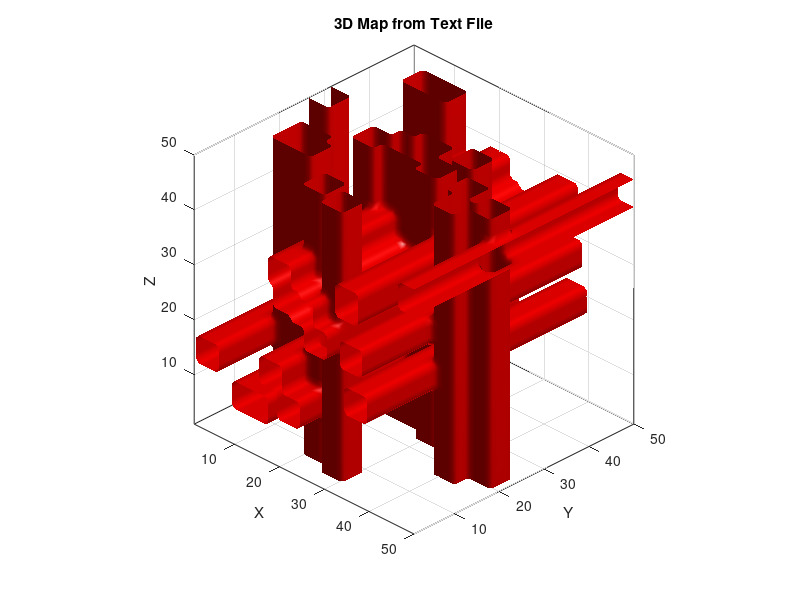
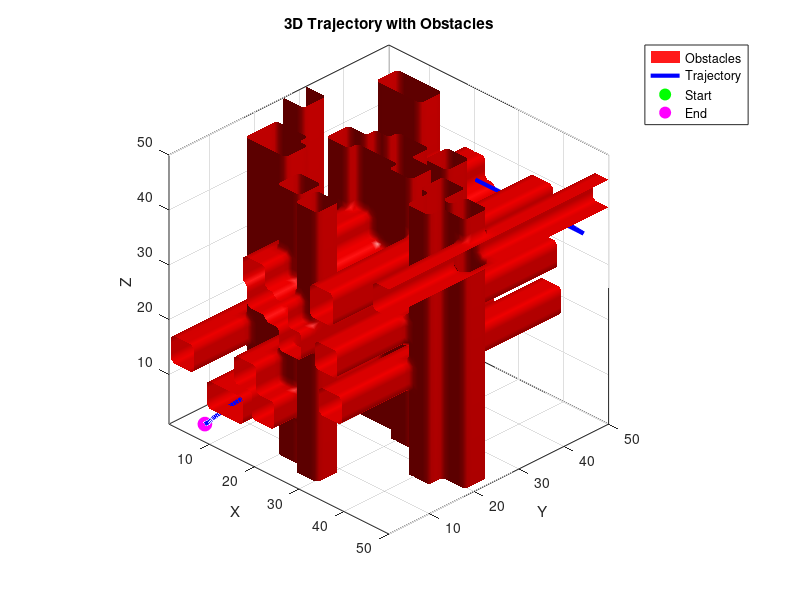

Recreate these plots in MATLAB, in order. (Note: this script raises an error after producing the figures.)
clear;
clc;
close all;
main_folder = "C:\Users\alvar\OneDrive\Desktop\My code\repositorios\TFM_Code\fast_marching-master\functions\Ver_Resultados";
files_folder = "C:\Users\alvar\OneDrive\Desktop\My code\repositorios\TFM_Code\fast_marching-master\functions\Archivos";
cd(files_folder)

%% Occupation map
%% Read and create 3D map from text file
cd(files_folder);
fileID = fopen('mapa3D.txt', 'r');
if fileID == -1
    error('Could not open Mapa3D.txt file');
end

% Read dimensions from first line
ancho = 50;
largo = 50;
altura = 50;

% Initialize 3D matrix
Wgr = zeros(ancho, largo, altura);

% Read data layer by layer for original 50x50x50 map
for k = 1:altura  
    % Read each row of the layer
    for i = 1:ancho
        line = fgetl(fileID);
        if ~ischar(line)
            error(['Error reading line ' num2str(i) ' of layer ' num2str(k)]);
        end
        values = str2num(line);
        longitud = length(values);
        if length(values) ~= (largo)
            error(['Incorrect number of values in line ' num2str(i) ' of layer ' num2str(k)]);
        end
        Wgr(i,:,k) = values;
    end

    empty_line = fgetl(fileID); % Skip empty line between layers
end

% Read data layer by layer
% for k = 1:altura  
%     % Read one line containing the whole layer
%     line = fgetl(fileID);
%     if ~ischar(line)
%         error(['Error reading layer ' num2str(k)]);
%     end
% 
%     % Convert string to array of numbers
%     values = str2num(line);
%     if length(values) ~= (largo*ancho)
%         error(['Incorrect number of values in layer ' num2str(k) ...
%                '. Expected ' num2str(largo*ancho) ' but got ' num2str(length(values))]);
%     end
% 
%     % Reshape the values into a 2D layer and store in Wgr
%     layer_values = reshape(values, [largo, ancho])';
%     Wgr(:,:,k) = layer_values;
% 
%     % Skip empty line between layers if present
%     %empty_line = fgetl(fileID);
% end
fclose(fileID);
cd(main_folder);

%% Create 3D visualization
figure;
Wgr_viz = permute(Wgr, [2 1 3]);  % Swap X and Y dimensions
% Create meshgrid for visualization with correct orientation
[y, x, z] = meshgrid(1:largo, 1:ancho, 1:altura);

% Plot obstacles (1s) in red
p1 = patch(isosurface(y, x, z, Wgr_viz, 0.5));
isonormals(y, x, z, Wgr_viz, p1);
set(p1, 'FaceColor', 'red', 'EdgeColor', 'none', 'FaceAlpha', 0.9);

% Configure visualization
axis tight;
box on;
grid on;
xlabel('X');  % Y axis is horizontal (columns)
ylabel('Y');  % X axis is depth (rows)
zlabel('Z');  % Z axis is height (layers)
title('3D Map from Text File');

% Set view to match coordinate system
view(45, 30);
camlight;
lighting gouraud;
daspect([1 1 1]);
%% Velocities Map


%% Trayectoria

% Read trajectory data
cd(files_folder);
fileID = fopen('trajectory3D.txt', 'r');
if fileID == -1
    error('Could not open trajectory file');
end

% Read dimensions from first line
dims = fscanf(fileID, '%d');  % Read num_points and dimensions
num_points = dims(1);

% Initialize trajectory array
trajectory = zeros(num_points, 3);

% Read trajectory points
for i = 1:num_points
    line = fgetl(fileID);
    if ischar(line)
        values = sscanf(line, '%f');
        if length(values) == 3
            trajectory(i,:) = values';
        end
    end
end
fclose(fileID);
cd(main_folder);
trajectory(1,1) = 10;

% Create trajectory visualization
figure;

Wgr_viz = permute(Wgr, [2 1 3]);  % Swap X and Y dimensions
% Create meshgrid for visualization with correct orientation
[y, x, z] = meshgrid(1:largo, 1:ancho, 1:altura);

% Plot obstacles (1s) in red
p1 = patch(isosurface(y, x, z, Wgr_viz, 0.5));
isonormals(y, x, z, Wgr_viz, p1);
set(p1, 'FaceColor', 'red', 'EdgeColor', 'none', 'FaceAlpha', 0.9);
set(p1, 'FaceColor', 'red', 'EdgeColor', 'none', 'FaceAlpha', 0.9);
hold on;

% Plot trajectory with thick red line
h_traj = plot3(trajectory(:,1), trajectory(:,2), trajectory(:,3), 'b-', 'LineWidth', 3);

% Add start and end points with distinctive markers
h_start = plot3(trajectory(1,1), trajectory(1,2), trajectory(1,3), 'go', ...
    'MarkerSize', 10, 'MarkerFaceColor', 'g');
h_end = plot3(trajectory(end,1), trajectory(end,2), trajectory(end,3), 'mo', ...
    'MarkerSize', 10, 'MarkerFaceColor', 'm');

% Configure visualization
axis tight;
box on;
grid on;
xlabel('X');
ylabel('Y');
zlabel('Z');
title('3D Trajectory with Obstacles');
legend([p1, h_traj, h_start, h_end], ...
       {'Obstacles', 'Trajectory', 'Start', 'End'}, ...
       'Location', 'northeastoutside');

% Set view angle and lighting
view(45, 30);
camlight;
lighting gouraud;
daspect([1 1 1]);

hold off;

cd(main_folder)

%% Times and Gradient Map Visualization
ancho = ancho + 2;
largo = largo + 2;
altura = altura +2;
% Read times map
cd(files_folder);
fileID = fopen('times_map3D.txt', 'r');
if fileID == -1
    error('Could not open times map file');
end

% Read dimensions
dims = fscanf(fileID, '%d', [1 3]);
times_map = zeros(ancho, largo, altura);

% Read dimensions
dims = fscanf(fileID, '%d', [1 3]);
times_map = zeros(ancho, largo, altura);

% Read data layer by layer
for k = 1:altura
    layer_header = fgetl(fileID); % Read "Layer n:" line
    if ~ischar(layer_header)
        error('Error reading layer header');
    end
    
    % Read each row of the layer
    for i = 1:ancho
        line = fgetl(fileID);
        if ~ischar(line)
            error(['Error reading line ' num2str(i) ' of layer ' num2str(k)]);
        end
        % Convert string to array of numbers
        values = str2num(line);  % Using str2num instead of sscanf
        if length(values) ~= largo
            error(['Incorrect number of values in line ' num2str(i) ' of layer ' num2str(k)]);
        end
        times_map(i,:,k) = values;
    end
    
    empty_line = fgetl(fileID); % Skip empty line between layers
end
fclose(fileID);
% Read gradient components
gradient_x = zeros(ancho, largo, altura);
gradient_y = zeros(ancho, largo, altura);
gradient_z = zeros(ancho, largo, altura);

% Read X component
fileID = fopen('gradient3D_x.txt', 'r');
if fileID == -1
    error('Could not open gradient_x file');
end
dims = fscanf(fileID, '%d', [1 3]); % Skip dimensions line
dims = fscanf(fileID, '%d', [1 3]); % Skip dimensions line
for k = 1:altura
    layer_header = fgetl(fileID); % Skip "Layer n:" line
    for i = 1:ancho
        line = fgetl(fileID);
        if ~ischar(line)
            error(['Error reading line ' num2str(i) ' of layer ' num2str(k)]);
        end
        values = str2num(line);
        largo = length(values);
        if length(values) ~= largo
            error(['Incorrect number of values in line ' num2str(i) ' of layer ' num2str(k)]);
        end
        gradient_x(i,:,k) = values;
    end
    empty_line = fgetl(fileID); % Skip empty line
end
fclose(fileID);

% Read Y component using same pattern
fileID = fopen('gradient3D_y.txt', 'r');
if fileID == -1
    error('Could not open gradient_y file');
end
dims = fscanf(fileID, '%d', [1 3]);
dims = fscanf(fileID, '%d', [1 3]);

for k = 1:altura
    layer_header = fgetl(fileID);
    for i = 1:ancho
        line = fgetl(fileID);
        if ~ischar(line)
            error(['Error reading line ' num2str(i) ' of layer ' num2str(k)]);
        end
        values = str2num(line);
        if length(values) ~= largo
            error(['Incorrect number of values in line ' num2str(i) ' of layer ' num2str(k)]);
        end
        gradient_y(i,:,k) = values;
    end
    empty_line = fgetl(fileID);
end
fclose(fileID);

% Read Z component using same pattern
fileID = fopen('gradient3D_z.txt', 'r');
if fileID == -1
    error('Could not open gradient_z file');
end
dims = fscanf(fileID, '%d', [1 3]);
dims = fscanf(fileID, '%d', [1 3]);

for k = 1:altura
    layer_header = fgetl(fileID);
    for i = 1:ancho
        line = fgetl(fileID);
        if ~ischar(line)
            error(['Error reading line ' num2str(i) ' of layer ' num2str(k)]);
        end
        values = str2num(line);
        if length(values) ~= largo
            error(['Incorrect number of values in line ' num2str(i) ' of layer ' num2str(k)]);
        end
        gradient_z(i,:,k) = values;
    end
    empty_line = fgetl(fileID);
end
fclose(fileID);

cd(main_folder);

% Example usage - change these values to visualize different slices

slice_dim = 'x';  % Options: 'x', 'y', or 'z'
slice_num = 20  ;   % Choose slice number within dimensions
slice_num = slice_num + 1;
% Visualize slice
visualizeSlice(times_map, gradient_x, gradient_y, gradient_z, slice_dim, slice_num, largo, ancho, altura);

min_time = 0;
max_time = 100;
visualizeTimesMap(times_map, slice_dim, slice_num, min_time, max_time);

cd(main_folder);

% Create slice visualization function
function visualizeSlice(data, grad_x, grad_y, grad_z, slice_dim, slice_num, largo, ancho, altura)
    figure;
    clipped_data = min(data, 400);
    
    switch slice_dim
        case 'x'
            slice_data = squeeze(clipped_data(:,slice_num,:));
            grad_data_1 = squeeze(grad_y(:,slice_num,:));  % Y component (horizontal)
            grad_data_2 = squeeze(grad_z(:,slice_num,:));  % Z component (vertical)
            
            % Display times map with origin at bottom left
            imagesc(slice_data);
            set(gca, 'YDir', 'normal');  % Z axis points up
            hold on
            
            % Create grid with Y horizontal and Z vertical
            [Y, Z] = meshgrid(1:largo, 1:altura);
            
            % Downsample for visualization
            skip = 1;
            Yd = Y(1:skip:end, 1:skip:end);
            Zd = Z(1:skip:end, 1:skip:end);
            Fy_d = grad_data_1(1:skip:end, 1:skip:end);
            Fz_d = grad_data_2(1:skip:end, 1:skip:end);
            
            % Plot vectors
            quiver(Yd, Zd, Fy_d, Fz_d, 2, 'w', 'LineWidth', 1.5);
            xlabel('Y'); ylabel('Z');
            
        case 'y'
            slice_data = squeeze(clipped_data(slice_num,:,:));
            grad_data_1 = -squeeze(grad_x(slice_num,:,:));  % X component (horizontal, negated for left direction)
            grad_data_2 = squeeze(grad_z(slice_num,:,:));   % Z component (vertical)
            
            % Display times map with origin at bottom right
            imagesc(fliplr(slice_data));  % Flip horizontally for right-to-left X
            set(gca, 'YDir', 'normal');   % Z axis points up
            hold on
            
            % Create grid with X horizontal (right to left) and Z vertical
            [X, Z] = meshgrid(1:largo, 1:altura);
            
            % Downsample for visualization
            skip = 1;
            Xd = X(1:skip:end, 1:skip:end);
            Zd = Z(1:skip:end, 1:skip:end);
            Fx_d = grad_data_1(1:skip:end, 1:skip:end);
            Fz_d = grad_data_2(1:skip:end, 1:skip:end);
            
            % Plot vectors with flipped X coordinates
            quiver(fliplr(Xd), Zd, fliplr(Fx_d), fliplr(Fz_d), 2, 'w', 'LineWidth', 1.5);
            xlabel('X'); ylabel('Z');
            
        case 'z'
            slice_data = clipped_data(:,:,slice_num);
            grad_data_1 = grad_x(:,:,slice_num);  % vertical component (X)
            grad_data_2 = grad_y(:,:,slice_num);  % horizontal component (Y)
            
            % Display times map
            imagesc(slice_data);
            hold on
            
            % Create grid matching image coordinates (Y horizontal, X vertical)
            [Y, X] = meshgrid(1:largo, 1:ancho);  % Y first for horizontal axis
            
            % Downsample for visualization
            skip = 1;
            Xd = X(1:skip:end, 1:skip:end);
            Yd = Y(1:skip:end, 1:skip:end);
            Fx_d = grad_data_1(1:skip:end, 1:skip:end);  % X gradient (vertical)
            Fy_d = grad_data_2(1:skip:end, 1:skip:end);  % Y gradient (horizontal)
            
            % Plot vectors with correct components
            quiver(Yd, Xd, Fy_d, Fx_d, 2, 'w', 'LineWidth', 1.5);
            
            xlabel('Y'); ylabel('X');  % Label axes appropriately

    end
    
    % Configure visualization
    title(['Times Map - ' upper(slice_dim) ' Slice ' num2str(slice_num)]);
    colormap(jet);
    c = colorbar;
    ylabel(c, 'Time');
    caxis([0 400]);
    view(2);
    axis equal tight;
    grid on;
end


function visualizeTimesMap(data, slice_dim, slice_num, min_time, max_time)
    figure;
    
    switch slice_dim
        case 'x'
            slice_data = squeeze(data(:,slice_num,:))';
            xlabel('Y'); ylabel('Z');
        case 'y'
            slice_data = squeeze(data(slice_num,:,:))';
            xlabel('X'); ylabel('Z');
        case 'z'
            slice_data = data(:,:,slice_num);
            xlabel('X'); ylabel('Y');
    end
    
    % Create masked and modified data for visualization
    modified_data = slice_data;
    obstacle_mask = slice_data > max_time;
    valid_mask = ~obstacle_mask & slice_data >= min_time;
    
    % Create custom colormap for better visualization of small differences
    n_colors = 256;
    custom_map = [
        % First 70% of colormap for values 0-50
        flipud(copper(round(0.7*n_colors))); 
        % Remaining 30% for values 50-400
        flipud(hot(round(0.3*n_colors)))
    ];
    
    % Add gray color for obstacles
    custom_map = [custom_map; 0.5 0.5 0.5];
    
    % Normalize valid data to enhance small differences
    modified_data(valid_mask) = (slice_data(valid_mask) - min_time) / (max_time - min_time);
    modified_data(obstacle_mask) = 2;  % Value beyond colormap range for obstacles
    
    % Create visualization
    imagesc(modified_data);
    colormap(custom_map);
    
    % Configure colorbar with custom ticks
    c = colorbar;
    ylabel(c, 'Time (s)');
    
    % Calculate colorbar ticks for better readability
    tick_positions = linspace(0, 1, 10);
    tick_values = linspace(min_time, max_time, 10);
    set(c, 'Ticks', [tick_positions 2], ...
           'TickLabels', [arrayfun(@(x) sprintf('%.1f', x), tick_values, 'UniformOutput', false) {'Obs'}]);
    
    title(['Times Map - ' upper(slice_dim) ' Slice ' num2str(slice_num)]);
    axis equal tight;
    grid on;
    %set(gca, 'YDir', 'normal');
    
    % Add numerical values if map is not too large
    [rows, cols] = size(slice_data);
    if max(rows, cols) < 20
        for i = 1:rows
            for j = 1:cols
                if ~obstacle_mask(i,j)
                    text(j, i, num2str(slice_data(i,j),'%.1f'), ...
                        'HorizontalAlignment', 'center', ...
                        'Color', 'k', ...
                        'FontWeight', 'bold');
                else
                    text(j, i, 'X', ...
                        'HorizontalAlignment', 'center', ...
                        'Color', 'w', ...
                        'FontWeight', 'bold');
                end
            end
        end
    end
end
